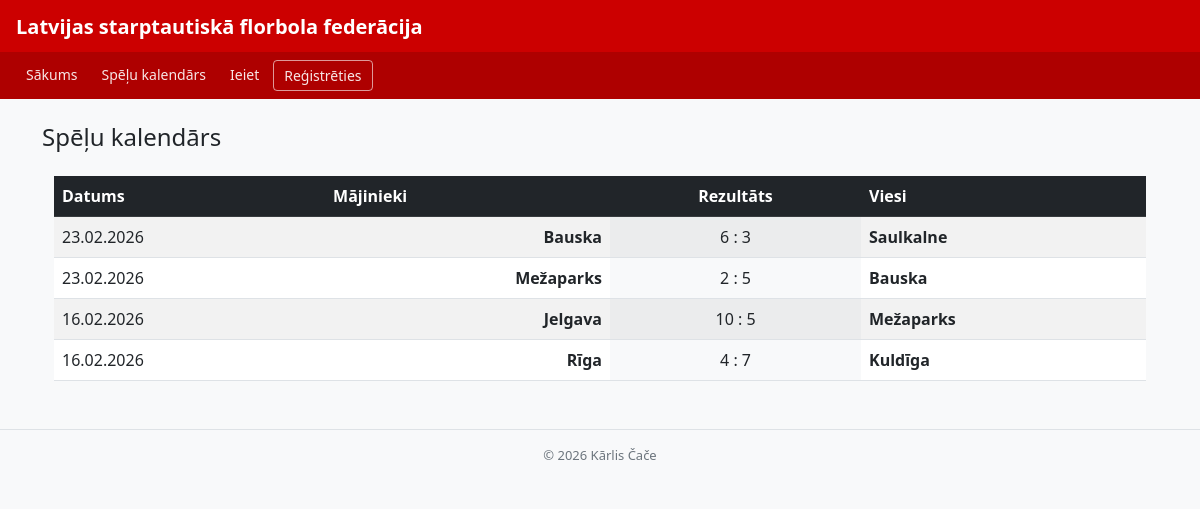
The page /speles/2 on the database its author committed.
### tables this page shows
CREATE TABLE speles (
            id                 INTEGER PRIMARY KEY AUTOINCREMENT,
            liga_id            INTEGER NOT NULL,
            majas_komanda_id   INTEGER NOT NULL,
            viesi_komanda_id   INTEGER NOT NULL,
            majas_varti        INTEGER NOT NULL DEFAULT 0,
            viesi_varti        INTEGER NOT NULL DEFAULT 0,
            datums             TEXT NOT NULL,
            FOREIGN KEY (liga_id)          REFERENCES ligas(id),
            FOREIGN KEY (majas_komanda_id) REFERENCES komandas(id),
            FOREIGN KEY (viesi_komanda_id) REFERENCES komandas(id)
        );

CREATE TABLE komandas (
            id        INTEGER PRIMARY KEY AUTOINCREMENT,
            nosaukums TEXT NOT NULL,
            liga_id   INTEGER NOT NULL,
            FOREIGN KEY (liga_id) REFERENCES ligas(id)
        );

### app.py (the view)
@app.route("/speles/<int:liga_id>")
def speles(liga_id):
    conn = get_db()
    speles_saraksts = conn.execute("""
        SELECT s.id, s.datums, s.majas_varti, s.viesi_varti,
               m.nosaukums AS majas_vards,
               v.nosaukums AS viesi_vards
        FROM speles s
        JOIN komandas m ON s.majas_komanda_id = m.id
        JOIN komandas v ON s.viesi_komanda_id = v.id
        WHERE s.liga_id = ?
        ORDER BY s.datums DESC
    """, (liga_id,)).fetchall()
    conn.close()
    return render_template("speles.html", speles=speles_saraksts)

### app.py (called while the page is built)
def get_db():
    conn = sqlite3.connect(fails, check_same_thread=False)
    conn.execute("PRAGMA foreign_keys = ON")
    conn.row_factory = sqlite3.Row
    return conn

### templates/speles.html (shortened to what this page needs)
{% extends "pamats.html" %}
{% block content %}
<div class="d-flex justify-content-between align-items-center mb-3">
    <h4 class="mb-0">Spēļu kalendārs</h4>
</div>
<div class="container mt-4">
    <table class="table table-hover table-striped">
        <thead class="table-dark">
            <tr>
                <th>Datums</th>
                <th>Mājinieki</th>
                <th class="text-center">Rezultāts</th>
                <th>Viesi</th>
            </tr>
        </thead>
        <tbody>
            {% for spele in speles %}
            <tr>
                <td>{{ spele.datums }}</td>
                <td class="fw-bold text-end">{{ spele.majas_vards }}</td>
                <td class="text-center bg-light">
                    {{ spele.majas_varti }} : {{ spele.viesi_varti }}
                </td>
                <td class="fw-bold">{{ spele.viesi_vards }}</td>
            </tr>
            {% endfor %}
        </tbody>
    </table>
</div>
{% endblock %}

### templates/pamats.html (style rules this page uses)
body { background: #f8f9fa; }

### rows shown on the page
speles: datums "23.02.2026", majas_vards "Bauska", majas_varti "6", viesi_varti "3", viesi_vards "Saulkalne"
speles: datums "23.02.2026", majas_vards "Mežaparks", majas_varti "2", viesi_varti "5", viesi_vards "Bauska"
speles: datums "16.02.2026", majas_vards "Jelgava", majas_varti "10", viesi_varti "5", viesi_vards "Mežaparks"
speles: datums "16.02.2026", majas_vards "Rīga", majas_varti "4", viesi_varti "7", viesi_vards "Kuldīga"
